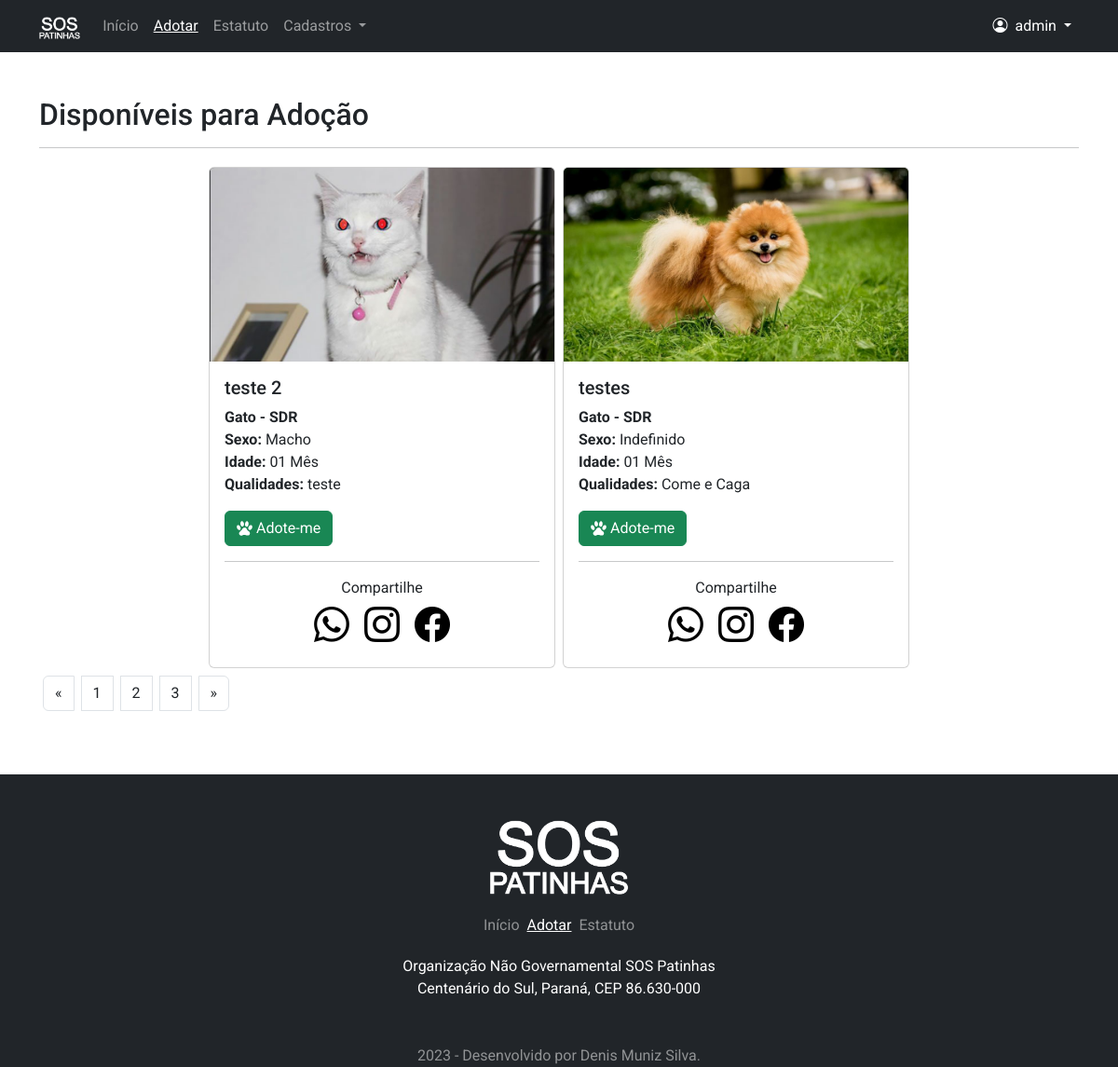
Page /adocao (signed in) on the committed database.
### pet/models.py (models this page shows, shortened)
class Adocao(models.Model):
    VAR_SEXO = [
        ('Indefinido', 'Indefinido'),
        ('Macho', 'Macho'),
        ('Fêmea', 'Fêmea'),
    ]
    VAR_STATUS = [
        ('d', 'Disponível'),
        ('a', 'Adotado'),
        ('c', 'Adoção Cancelada'),
    ]
    VAR_IDADE = [
        ('Desconhecida', 'Desconhecida'),
        ('01 Mês', '01 Mês'),
        ('02 Mêses', '02 Mêses'),
        ('03 Mêses', '03 Mêses'),
        ('04 Mêses', '04 Mêses'),
        ('05 Mêses', '05 Mêses'),
        ('06 Mêses', '06 Mêses'),
        ('07 Mêses', '07 Mêses'),
        ('08 Mêses', '08 Mêses'),
        ('09 Mêses', '09 Mêses'),
        ('10 Mêses', '10 Mêses'),
        ('11 Mêses', '11 Mêses'),
        ('01 Ano', '01 Ano'),
        ('02 Anos', '02 Anos'),
        ('03 Anos', '03 Anos'),
        ('04 Anos', '04 Anos'),
        ('05 Anos', '05 Anos'),
        ('06 Anos', '06 Anos'),
        ('07 Anos', '07 Anos'),
        ('08 Anos', '08 Anos'),
        ('09 Anos', '09 Anos'),
        ('10 Anos', '10 Anos'),
        ('11 Anos', '11 Anos'),
        ('12 Anos', '12 Anos'),
        ('13 Anos', '13 Anos'),
        ('14 Anos', '14 Anos'),
        ('15 Anos', '15 Anos'),
        ('16 Anos', '16 Anos'),
        ('17 Anos', '17 Anos'),
        ('18 Anos', '18 Anos'),
        ('19 Anos', '19 Anos'),
        ('20 Anos', '20 Anos'),
        ('21 Anos', '21 Anos'),
        ('22 Anos', '22 Anos'),
        ('23 Anos', '23 Anos'),
        ('24 Anos', '24 Anos'),
        ('25 Anos', '25 Anos'),
        ('26 Anos', '26 Anos'),
        ('27 Anos', '27 Anos'),
        ('28 Anos', '28 Anos'),
        ('29 Anos', '29 Anos'),
        ('30 Anos', '30 Anos'),
    ]
    cadastrado_em = models.DateTimeField(auto_now_add=True)
    cadastrado_por = models.ForeignKey(User, on_delete=models.PROTECT, verbose_name='Cadastrante')
    nome_dono = models.CharField(
        max_length=200, verbose_name='Nome Completo do Dono')
    email_1 = models.CharField(
        max_length=150, verbose_name='E-mail 01', null=True, blank=True)
    email_2 = models.CharField(
        max_length=150, verbose_name='E-mail 02', null=True, blank=True)
    fone_1 = models.CharField(max_length=15, verbose_name='Fone 01')
    fone_2 = models.CharField(
        max_length=15, verbose_name='Fone 02', null=True, blank=True)
    fone_3 = models.CharField(
        max_length=15, verbose_name='Fone 03', null=True, blank=True)
    obs = models.TextField(
        max_length=2000, verbose_name='Observações', null=True, blank=True)
    cep = models.CharField(
        max_length=8, verbose_name='CEP', null=True, blank=True)
    estado = models.CharField(
        max_length=2, verbose_name='Estado', null=True, blank=True)
    cidade = models.CharField(
        max_length=200, verbose_name='Cidade', null=True, blank=True)
    bairro = models.CharField(
        max_length=200, verbose_name='Bairro', null=True, blank=True)
    endereco = models.CharField(
        max_length=250, verbose_name='Endereço', null=True, blank=True)
    numero = models.IntegerField(
        default=0, verbose_name='Número', null=True, blank=True)
    complemento = models.TextField(
        max_length=2000, verbose_name='Complemento', null=True, blank=True)
    nome_pet = models.CharField(max_length=200, verbose_name='Nome do Pet')
    idade = models.CharField(max_length=15, choices=VAR_IDADE)
    especie = models.ForeignKey(
        Especie, on_delete=models.PROTECT, verbose_name='Especie')
    raca = models.ForeignKey(
        Raca, on_delete=models.PROTECT, verbose_name='Raça')
    sexo = models.CharField(max_length=10, choices=VAR_SEXO)
    qualidades = models.CharField(max_length=2000, verbose_name='Qualidades')
    img = models.ImageField(upload_to='Adocao_fotos/', verbose_name='Foto')
    status = models.CharField(max_length=1, choices=VAR_STATUS)

class Raca(models.Model):
    especie = models.ForeignKey(
        Especie, on_delete=models.PROTECT, verbose_name='Especie')
    raca = models.CharField(max_length=150, verbose_name='Raça')
    def __str__(self):
        return f"{self.especie.nome} - {self.raca}"

class Especie(models.Model):
    nome = models.CharField(
        max_length=150, verbose_name='Nome', unique=True, null=False)

### pet/views.py (the view)
# urls.py: path('adocao', PaginaAdotar.as_view(), name='adotar'),
class PaginaAdotar(ListView):
    model = Adocao
    template_name = 'pet/divulgar.html'

### pet/templates/pet/divulgar.html (shortened to what this page needs)
{% extends 'base.html' %}
{% load static %}
{% block menuativo2 %} active {% endblock %}
{% block footerativo2 %} active {% endblock %}
{% block pagina %}
<div class="container py-5">
    <h2>Disponíveis para Adoção</h2>
    <hr>
    <section class="row justify-content-center">
        {% for item in object_list %}
        <div class="p-1 col-12 col-sm-12 col-md-4">
            <div class="card">
                <img src="{{item.img}}" class="card-img-top img-card" alt="Foto do Pet">
                <div class="card-body">
                    <h5 class="card-title">{{item.nome_pet}}</h5>
                    <p class="card-text">
                        <b>{{item.raca}}</b><br>
                        <b>Sexo:</b> {{item.sexo}}<br>
                        <b>Idade:</b> {{item.idade}}<br>
                        <b>Qualidades:</b> {{item.qualidades}}<br>
                    </p>
                    <a href="#" class="btn btn-success">
                        <div class="d-flex align-self-center"><img src="{% static 'img/icone.svg' %}"
                                class="me-1 align-self-center ico-card-adotar" alt="..">Adote-me</div>
                    </a>
                    <hr>
                    <span class="d-flex justify-content-center fs-7">Compartilhe</span>
                    <div class="d-flex justify-content-center redes-sociais">
                        <a href="#" class="ms-2 me-2"><i class="bi bi-whatsapp"></i></a>
                        <a href="#" class="ms-2 me-2"><i class="bi bi-instagram"></i></a>
                        <a href="#" class="ms-2 me-2"><i class="bi bi-facebook"></i></a>
                    </div>
                </div>
            </div>
        </div>
        {% empty %}
            <p>
                Nao existem pets disponíveis para adoção no momento.
            </p>
        {% endfor %}
    </section>
    <nav aria-label="Page navigation example">
        <ul class="pagination">
            <li class="page-item m-1">
                <a class="page-link" href="#" aria-label="Previous">
                    <span aria-hidden="true" class="text-dark">&laquo;</span>
                </a>
            </li>
            <li class="page-item m-1"><a class="page-link text-dark" href="#">1</a></li>
            <li class="page-item m-1"><a class="page-link text-dark" href="#">2</a></li>
            <li class="page-item m-1"><a class="page-link text-dark" href="#">3</a></li>
            <li class="page-item m-1">
                <a class="page-link" href="#" aria-label="Next">
                    <span aria-hidden="true" class="text-dark">&raquo;</span>
                </a>
            </li>
        </ul>
    </nav>
</div>
{% endblock %}

### templates/base.html (shortened to what this page needs)
<!doctype html>
{% load static %}
<html lang="pt-br">
<head>
    <link href="https://cdn.jsdelivr.net/npm/bootstrap@5.2.3/dist/css/bootstrap.min.css" rel="stylesheet"
>
    <link rel="stylesheet" href="{% static 'css/main.css' %}">
    <link rel="stylesheet" href="https://cdn.jsdelivr.net/npm/bootstrap-icons@1.10.3/font/bootstrap-icons.css">
</head>
<body>
    {% block menu %}
    <header>
        <div class="bg-dark">
            <nav class="container navbar navbar-dark bg-dark navbar-expand-lg ">
                <div class="container-fluid">
                    <a class="navbar-brand" href="{% url 'inicio' %}">
                        <img src="{% static 'img/sos.png' %}" alt="Logo" height="24">
                    </a>
                    <div class="collapse navbar-collapse" id="navbarSupportedContent">
                        <ul class="navbar-nav me-auto mb-2 mb-lg-0">
                            <li class="nav-item">
                                <a class="nav-link {% block menuativo1 %} {% endblock %}" aria-current="page"
                                    href="{% url 'inicio' %}">Início</a>
                            </li>
                            <li class="nav-item">
                                <a class="nav-link {% block menuativo2 %} {% endblock %}"
                                    href="{% url 'adotar' %}">Adotar</a>
                            </li>
                            <li class="nav-item">
                                <a class="nav-link {% block menuativo3 %} {% endblock %}"
                                    href="{% url 'estatuto' %}">Estatuto</a>
                            </li>
                            {% if request.user.is_authenticated %}
                            <li class="nav-item dropdown">
                                <a class="nav-link dropdown-toggle" href="#" role="button" data-bs-toggle="dropdown"
                                    aria-expanded="false">
                                    Cadastros
                                </a>
                            </li>
                            {% endif %}
                        </ul>
                        <div class="d-flex justify-content-end">
                            {% if request.user.is_authenticated %}
                            <ul class="navbar-nav me-auto mb-2 mb-lg-0">
                                <li class="nav-item dropdown ">
                                    <a class="nav-link dropdown-toggle text-white" href="#" role="button"
                                        data-bs-toggle="dropdown" aria-expanded="false">
                                        <i class="bi bi-person-circle me-1"></i>
                                        {{ request.user }}
                                    </a>
                                </li>
                            </ul>
                            {% endif %}
                        </div>
                    </div>
                </div>
            </nav>
        </div>
    </header>
    {% endblock %}
    {% block pagina %}
    {% endblock %}
    {% block footer %}
    <footer class="bg-dark pt-5">
        <div class="container d-block">
            <div class="d-flex justify-content-center pb-3">
                <img src="{% static 'img/sos.png' %}" alt="Logo" class="img-rodape">
            </div>
            <div class="d-flex justify-content-center ">
                <a href="{% url 'inicio' %}"
                    class="fst-normal {% block footerativo1 %} rodapelinks {% endblock %} p-1">Início</a>
                <a href="{% url 'adotar' %}"
                    class="fst-normal {% block footerativo2 %} rodapelinks {% endblock %} p-1">Adotar</a>
                <a href="{% url 'estatuto'  %}"
                    class="fst-normal {% block footerativo3 %} rodapelinks {% endblock %} p-1">Estatuto</a>
            </div>
            <div class="text-center text-white bg-dark p-3">
                <p>
                    Organização Não Governamental SOS Patinhas<br>
                    Centenário do Sul, Paraná, CEP 86.630-000
                </p>
            </div>
            <div class="text-center text-white-50 bg-dark pt-3">
                2023 - Desenvolvido por Denis Muniz Silva.
            </div>
        </div>
    </footer>
    {% endblock %}
</body>
</html>

### static/css/main.css (style rules this page uses)
* { font-family: 'Mountains of Christmas', cursive; font-family: 'Roboto', sans-serif; }
.img-rodape { max-width: 150px; width: 100%; display: block; }
.redes-sociais i { font-size: 38px; color: rgb(0, 0, 0); }
.active { color: white; text-decoration: underline white; }
.rodapelinks { text-decoration: none; color: rgba(255, 255, 255, 0.5); }
.ico-card-adotar { filter: invert(100%); height: 1em; }
.img-card { max-height: 33%; background-color: rgb(85, 84, 84); }

### rows in the picture
Adocao: img (picture), nome_pet "teste 2", raca "Gato - SDR", sexo "Macho", idade "01 Mês", qualidades "teste"
Adocao: img (picture), nome_pet "testes", raca "Gato - SDR", sexo "Indefinido", idade "01 Mês", qualidades "Come e Caga"

### other values in the picture
{{ request.user }} "admin"
